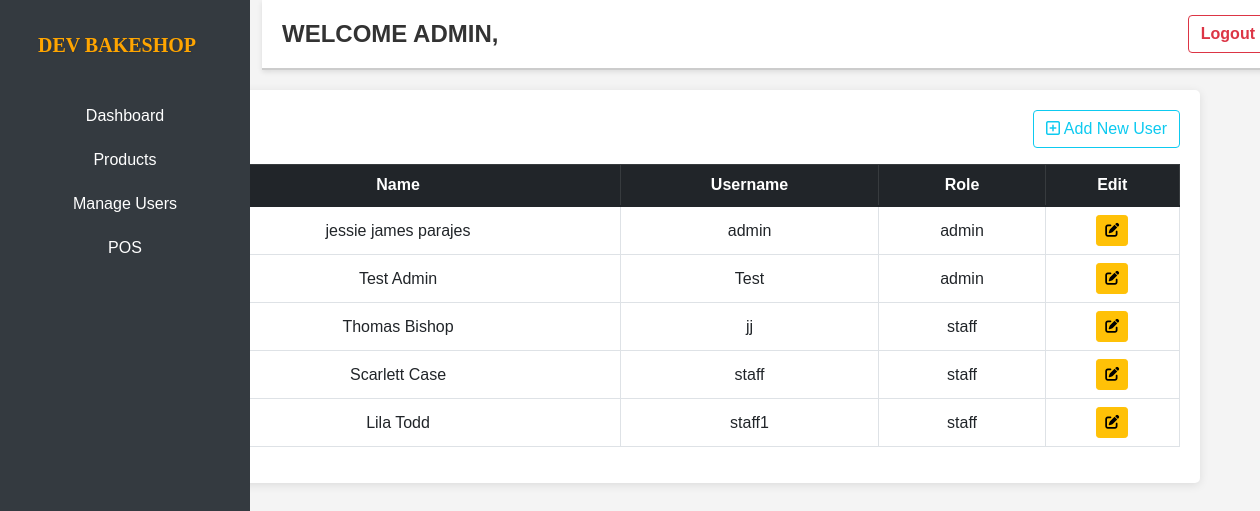
Screenshot of /Admin-WEB/users with the database file from the repository.
### tables this page shows
CREATE TABLE `users` (
  `id` int(11) NOT NULL,
  `first_name` varchar(25) NOT NULL,
  `last_name` varchar(25) NOT NULL,
  `username` varchar(30) NOT NULL,
  `password` varchar(255) NOT NULL,
  `ifadmin` int(11) NOT NULL,
  `role` enum('admin','staff','','') NOT NULL
);

### Classes/Connect.php (called while the page is built, shortened)
<?php
        class Database {
            private $server_name = "localhost";
            private $db_username = "root";
            private $db_password = "";
            private $db_name = "db_pos";
            public function __construct() {
                $this->conn = new mysqli($this->server_name, $this->db_username, $this->db_password, $this->db_name);
        }
    }
    ?>

### Classes/User.php (called while the page is built, shortened)
<?php
require_once "Connect.php";
class User {
    private $conn;
    public function __construct() {
        $database = new Database();
        $this->conn = $database->conn;
    }
    public function displayUsers() {
        $sql = "SELECT * FROM users";
        $result = $this->conn->query($sql);
        $items = [];
        while ($item = $result->fetch_assoc()) {
            $items[] = $item;
        }
        return $items;
    }
}
?>

### Admin-WEB/users/index.php (the view, shortened to what this page needs)
<?php
    include "../includes/header.php";
    include "../../Classes/User.php";
    $user = new User;
    $user_list = $user->displayUsers();
?>
        <div class="table-container container">
            <div class="col text-end mb-3">
                <a href="#" class="btn btn-outline-info" data-bs-toggle="modal" data-bs-target="#addUserModal">
                    <i class="fa-regular fa-square-plus fa-flip-vertical fa-1x"></i> Add New User
                </a>
            </div>
            <?php if(empty($user_list)): ?>
                <div class="container-fluid bg-dark p-5 text-danger text-center">
                    <h1 class="display-6 fw-bold pt-5 pb-3">No Users Found</h1>
                    <i class="fa-regular fa-circle-xmark fa-8x pb-5"></i>
                </div>
            <?php else: ?>
                <table class="table table-bordered text-center">
                    <thead class="table-dark">
                        <tr>
                            <th>ID</th>
                            <th>Name</th>
                            <th>Username</th>
                            <th>Role</th>
                            <th>Edit</th>
                        </tr>
                    </thead>
                    <tbody>
                        <?php foreach($user_list as $user): ?>
                        <tr>
                            <td class="text-center" valign="middle"><?= $user['id'] ?></td>
                            <td class="text-center" valign="middle"><?= $user['first_name'] ?> <?= $user['last_name'] ?></td>
                            <td class="text-center" valign="middle"><?= $user['username'] ?></td>
                            <td class="text-center" valign="middle"><?= $user['role'] ?></td>
                            <td class="text-center" valign="middle">
                            <a href="#" data-bs-toggle="modal" data-bs-target="#editUserModal" class="btn btn-sm btn-warning"
                                onclick="populateEditModal(<?php echo $user['id']; ?>, '<?php echo htmlspecialchars($user['first_name']); ?>', '<?php echo htmlspecialchars($user['last_name']); ?>', '<?php echo htmlspecialchars($user['username']); ?>', '<?php echo htmlspecialchars($user['role']); ?>');"
                                style="text-decoration: none;">
                                    <i class="fa-solid fa-pen-to-square fa-1x"></i>
                            </a>
                            </td>
                        </tr>
                        <?php endforeach; ?>
                    </tbody>
                </table>
            <?php endif; ?>
        </div>

### Admin-WEB/includes/header.php (style rules this page uses)
body { overflow-x: hidden; font-family: Arial, sans-serif; background-color: #f4f4f4; margin: 0; }
.table-container { margin-top: 20px; background-color: #fff; padding: 20px; border-radius: 5px; box-shadow: 0 2px 10px rgba(0, 0, 0, 0.1); }

### rows the page displays
users: first_name "jessie james", last_name "parajes", username "admin", role "admin"
users: first_name "Test", last_name "Admin", username "Test", role "admin"
users: first_name "Thomas", last_name "Bishop", username "jj", role "staff"
users: first_name "Scarlett", last_name "Case", username "staff", role "staff"
users: first_name "Lila", last_name "Todd", username "staff1", role "staff"
